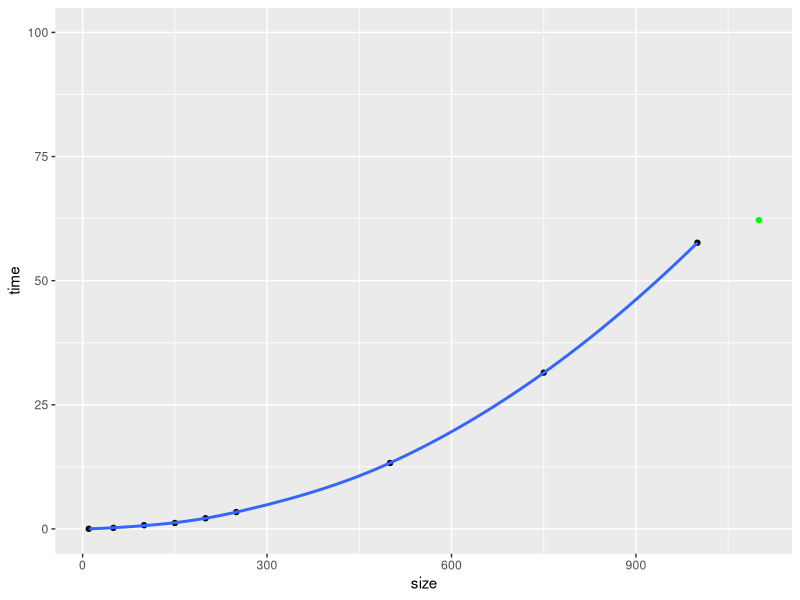
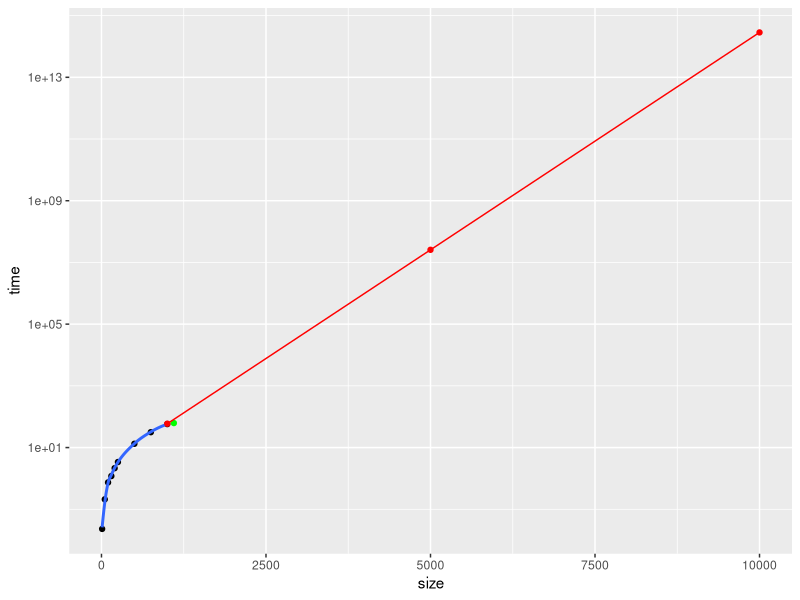

Recreate these plots in R, in order.
library(tidyverse)

size <- c(10, 50, 100, 150, 200, 250, 500, 750, 1000)
time <- c(0.02311448205728084, 0.21002487500663847, 0.741171, 1.1935353100000001, 2.1499613220000002, 3.3981936269999995, 13.271662949, 31.467654691000003
, 57.638190504)
df <- data.frame(size, time)
size_pred <- data.frame(size=c(1e3, 5e3, 1e4))
size_test <- data.frame(size=1100, time=62.191481747)

g <- ggplot(df, aes(x=size, y=time)) +
  geom_point() +
  geom_smooth(method="loess", se = F) +
  geom_point(data= size_test, mapping = aes(x=size, y=time), col = "green") + 
  ylim(c(0, 100))
g

# fit non-linear model
mod <- nls(time ~ exp(a + b * size), data = df, start = list(a = 0, b = 0))
size_pred$time <- predict(mod, newdata=size_pred)

g + 
  geom_point(data= size_pred, mapping = aes(x=size, y=time), col = "red") + 
  geom_line(data= size_pred, col = 'red') +
  scale_y_log10()

